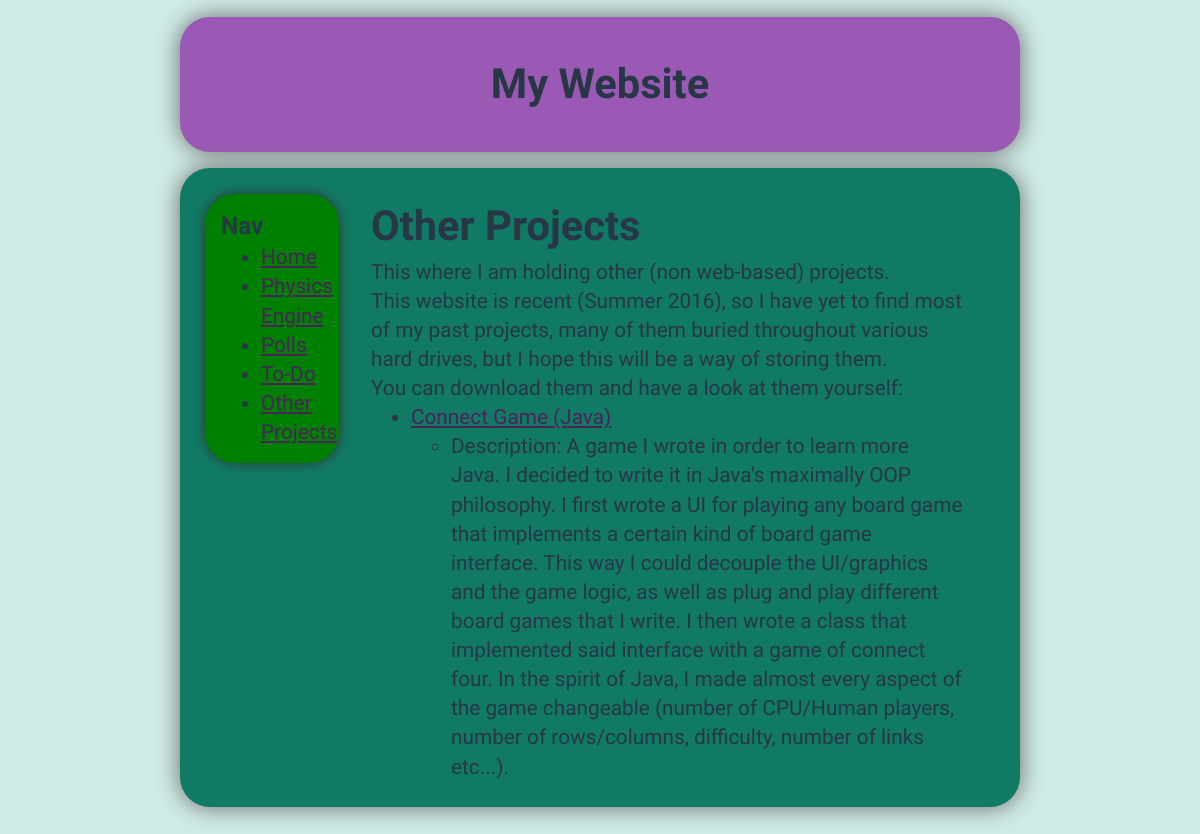
Screenshot of /other/ with the database file from the repository.
### other_projects/models.py (models this page shows, shortened)
class Project(models.Model):
	project_name = models.CharField(max_length=200)
	project_path = models.CharField(max_length=200)
	project_description = models.TextField(default='')

### other_projects/views.py (the view)
def IndexView(request):
	return render(request, 'other_projects/index.html', {"project_list": Project.objects.all()})

### other_projects/templates/other_projects/index.html
{% extends "base.html" %}
{% load staticfiles %}
{% block content %}
<h1>Other Projects</h1>
<p>This where I am holding other (non web-based) projects.</p>
<p>This website is recent (Summer 2016), so I have yet to find most of my past projects, many of them buried throughout various hard drives, but I hope this will be a way of storing them.</p>
<p>You can download them and have a look at them yourself:</p>
<ul>
	{% for project in project_list %}
		<li><a href="{% url 'other_projects:download_project' project.id %}"> {{ project.project_name }}</a></li>
		<ul>
			<li> Description: {{ project.project_description }} </li>
		</ul>
	{% endfor %}
</ul>
{% endblock %}

### staticDev/css/main.css (style rules this page uses)
html { color: #222; font-size: 1em; line-height: 1.4; }
* { margin: 0; }
body { background-color: #d0ece7 ; font-family: "Ubuntu Condensed"; font-size: 1.3em; }
#content h1 { margin-top: 3px; margin-bottom: 3px; }
a { color: #4a235a; }

### rows the page displays
Project: project_name "Connect Game (Java)", project_description "A game I wrote in order to learn more Java. I decided to write it in Java's maximally OOP philosophy. I first wrote a UI for playing any board game that implements a certain kind of board game interface. This way I could decouple the UI/graphics and the game logic, as well as plug and play different board games that I write. I then wrote a class that implemented said interface with a game of connect four. In the spirit of Java, I made almost every aspect of the game changeable (number of CPU/Human players, number of rows/columns, difficulty, number of links etc...)."
